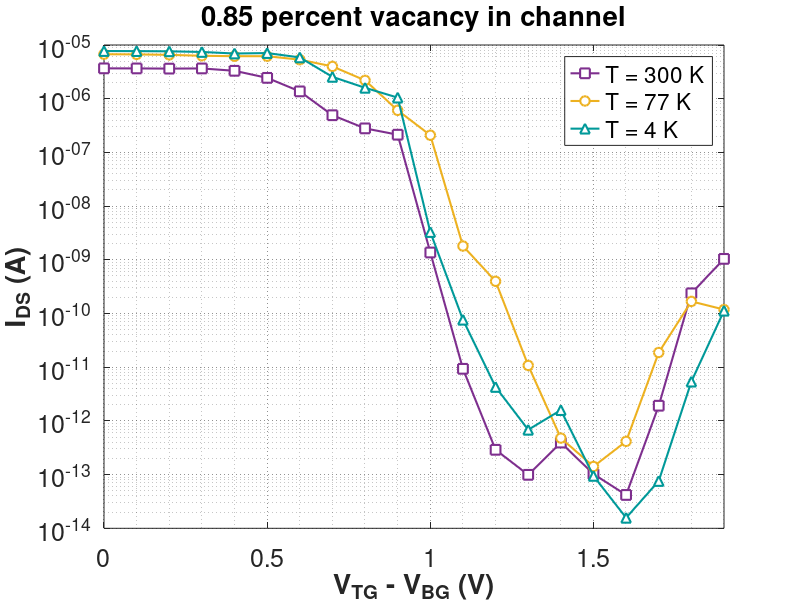

Recreate this plot in MATLAB.
clc; clear; close all;

EG1 = importdata('gate_voltage_current_edge_Vacancy_0.85_percent.mat');
EG2 = importdata('gate_voltage_current_edge_Vacancy_0.85_temp77.mat');
EG3 = importdata('gate_voltage_current_edge_Vacancy_0.85_temp4.mat');


Vds_all = 0.05*ones(1,20);
Vgs_all = 1.26706*EG2.Vgs;

% --- FIX 1: Extract absolute raw currents (DO NOT apply log10 here) ---
% semilogy will handle the log scaling automatically for the plot.
Ids1 = abs(real(EG1.I'));
Ids2 = abs(real(EG2.I'));
Ids3 = abs(real(EG3.I'));


Temp = zeros(1,3);
Temp(1) = 300;
Temp(2) = 77;
Temp(3) = 4;


figure('Color', [1 1 1]); 
hold on;
grid on;
box on;

% --- 9 distinct colors ---
c1 = [0.0000 0.4470 0.7410];   % blue
c2 = [0.8500 0.3250 0.0980];   % vermillion
c3 = [0.4660 0.6740 0.1880];   % green
c4 = [0.4940 0.1840 0.5560];   % purple
c5 = [0.9290 0.6940 0.1250];   % orange
c6 = [0.0000 0.6000 0.6000];   % teal
c7 = [0.8000 0.2000 0.5500];   % magenta
c8 = [0.5500 0.3500 0.1500];   % brown
c9 = [0.1000 0.1000 0.1000];   % near-black
% --- Plotting with semilogy ---
% Using custom markers and distinct colors to mimic the reference style
p4 = semilogy(Vgs_all, Ids1, '-s', 'Color', c4, 'LineWidth', 1.5, 'MarkerSize', 7, 'MarkerEdgeColor', c4, 'MarkerFaceColor', 'w'); % Purple Triangle-down
p5 = semilogy(Vgs_all, Ids2, '-o', 'Color', c5, 'LineWidth', 1.5, 'MarkerSize', 7, 'MarkerEdgeColor', c5, 'MarkerFaceColor', 'w'); % Orange Diamond
p6 = semilogy(Vgs_all, Ids3, '-^', 'Color', c6, 'LineWidth', 1.5, 'MarkerSize', 7, 'MarkerEdgeColor', c6, 'MarkerFaceColor', 'w'); % Teal Pentagram

% --- Generate legend labels dynamically ---
legend_labels = arrayfun(@(Temp) sprintf('T = %.0f K ', Temp), Temp, 'UniformOutput', false);

% --- Axis Labeling & Styling ---
% Match the X-axis label style from your reference image
xlabel('V_{TG} - V_{BG} (V)', 'FontSize', 20, 'FontWeight', 'bold');
ylabel('I_{DS} (A)', 'FontSize', 20, 'FontWeight', 'bold');
title('0.85 percent vacancy in channel')
% --- Legend & Grid Enhancement ---
legend(legend_labels, 'Location', 'best', 'FontSize', 16); 
set(gca, 'GridLineStyle', ':', 'GridAlpha', 0.5);
set(gca, 'YMinorGrid', 'on', 'XMinorGrid', 'on'); 
set(gcf, 'Position', [100 100 1000 700]); % Slightly taller ratio to match reference image
set(gca, 'FontSize', 18);
xlim([min(Vgs_all) max(Vgs_all)]);
